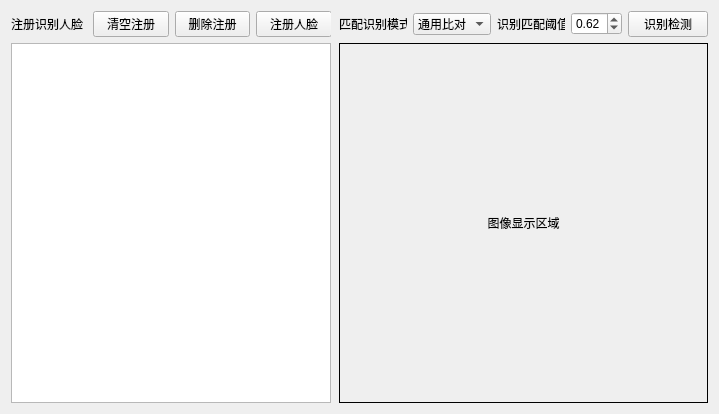
<?xml version="1.0" encoding="UTF-8"?>
<ui version="4.0">
 <class>MatchWidget</class>
 <widget class="QWidget" name="MatchWidget">
  <property name="geometry">
   <rect>
    <x>0</x>
    <y>0</y>
    <width>700</width>
    <height>395</height>
   </rect>
  </property>
  <property name="windowTitle">
   <string>匹配识别检测</string>
  </property>
  <layout class="QHBoxLayout" name="horizontalLayout">
   <property name="spacing">
    <number>8</number>
   </property>
   <item>
    <widget class="QWidget" name="widget_10" native="true">
     <property name="sizePolicy">
      <sizepolicy hsizetype="Preferred" vsizetype="Preferred">
       <horstretch>0</horstretch>
       <verstretch>0</verstretch>
      </sizepolicy>
     </property>
     <property name="minimumSize">
      <size>
       <width>320</width>
       <height>0</height>
      </size>
     </property>
     <property name="maximumSize">
      <size>
       <width>320</width>
       <height>16777215</height>
      </size>
     </property>
     <layout class="QVBoxLayout" name="verticalLayout_4">
      <property name="leftMargin">
       <number>0</number>
      </property>
      <property name="topMargin">
       <number>0</number>
      </property>
      <property name="rightMargin">
       <number>0</number>
      </property>
      <property name="bottomMargin">
       <number>0</number>
      </property>
      <item>
       <widget class="QWidget" name="widget" native="true">
        <layout class="QHBoxLayout" name="horizontalLayout_2">
         <property name="leftMargin">
          <number>0</number>
         </property>
         <property name="topMargin">
          <number>0</number>
         </property>
         <property name="rightMargin">
          <number>0</number>
         </property>
         <property name="bottomMargin">
          <number>0</number>
         </property>
         <item>
          <widget class="QLabel" name="label_register">
           <property name="text">
            <string>注册识别人脸：</string>
           </property>
          </widget>
         </item>
         <item>
          <spacer name="horizontalSpacer">
           <property name="orientation">
            <enum>Qt::Horizontal</enum>
           </property>
           <property name="sizeHint" stdset="0">
            <size>
             <width>40</width>
             <height>20</height>
            </size>
           </property>
          </spacer>
         </item>
         <item>
          <widget class="QPushButton" name="pushButton_clear">
           <property name="text">
            <string>清空注册</string>
           </property>
          </widget>
         </item>
         <item>
          <widget class="QPushButton" name="pushButton_delete">
           <property name="text">
            <string>删除注册</string>
           </property>
          </widget>
         </item>
         <item>
          <widget class="QPushButton" name="pushButton_register">
           <property name="text">
            <string>注册人脸</string>
           </property>
          </widget>
         </item>
        </layout>
       </widget>
      </item>
      <item>
       <widget class="QListWidget" name="listWidget_face">
        <property name="minimumSize">
         <size>
          <width>0</width>
          <height>0</height>
         </size>
        </property>
        <property name="editTriggers">
         <set>QAbstractItemView::NoEditTriggers</set>
        </property>
        <property name="selectionBehavior">
         <enum>QAbstractItemView::SelectRows</enum>
        </property>
       </widget>
      </item>
     </layout>
    </widget>
   </item>
   <item>
    <widget class="QWidget" name="widget_7" native="true">
     <layout class="QVBoxLayout" name="verticalLayout">
      <property name="leftMargin">
       <number>0</number>
      </property>
      <property name="topMargin">
       <number>0</number>
      </property>
      <property name="rightMargin">
       <number>0</number>
      </property>
      <property name="bottomMargin">
       <number>0</number>
      </property>
      <item>
       <widget class="QWidget" name="widget_6" native="true">
        <property name="sizePolicy">
         <sizepolicy hsizetype="Preferred" vsizetype="Fixed">
          <horstretch>0</horstretch>
          <verstretch>0</verstretch>
         </sizepolicy>
        </property>
        <property name="maximumSize">
         <size>
          <width>16777215</width>
          <height>31</height>
         </size>
        </property>
        <layout class="QHBoxLayout" name="horizontalLayout_6">
         <property name="leftMargin">
          <number>0</number>
         </property>
         <property name="topMargin">
          <number>0</number>
         </property>
         <property name="rightMargin">
          <number>0</number>
         </property>
         <property name="bottomMargin">
          <number>0</number>
         </property>
         <item>
          <widget class="QLabel" name="label_match_mode">
           <property name="maximumSize">
            <size>
             <width>68</width>
             <height>16777215</height>
            </size>
           </property>
           <property name="text">
            <string>匹配识别模式：</string>
           </property>
          </widget>
         </item>
         <item>
          <widget class="QComboBox" name="comboBox_match_mode">
           <property name="currentIndex">
            <number>1</number>
           </property>
           <item>
            <property name="text">
             <string>简易比对</string>
            </property>
           </item>
           <item>
            <property name="text">
             <string>通用比对</string>
            </property>
           </item>
           <item>
            <property name="text">
             <string>口罩比对</string>
            </property>
           </item>
          </widget>
         </item>
         <item>
          <widget class="QLabel" name="label_match_mode_2">
           <property name="maximumSize">
            <size>
             <width>68</width>
             <height>16777215</height>
            </size>
           </property>
           <property name="text">
            <string>识别匹配阈值：</string>
           </property>
          </widget>
         </item>
         <item>
          <widget class="QDoubleSpinBox" name="doubleSpinBox_thr">
           <property name="minimum">
            <double>0.200000000000000</double>
           </property>
           <property name="maximum">
            <double>1.000000000000000</double>
           </property>
           <property name="singleStep">
            <double>0.010000000000000</double>
           </property>
           <property name="value">
            <double>0.620000000000000</double>
           </property>
          </widget>
         </item>
         <item>
          <widget class="QPushButton" name="pushButton_match">
           <property name="text">
            <string>识别检测</string>
           </property>
          </widget>
         </item>
        </layout>
       </widget>
      </item>
      <item>
       <widget class="QLabel" name="label_show">
        <property name="minimumSize">
         <size>
          <width>360</width>
          <height>360</height>
         </size>
        </property>
        <property name="frameShape">
         <enum>QFrame::Box</enum>
        </property>
        <property name="text">
         <string>图像显示区域</string>
        </property>
        <property name="scaledContents">
         <bool>false</bool>
        </property>
        <property name="alignment">
         <set>Qt::AlignCenter</set>
        </property>
       </widget>
      </item>
     </layout>
    </widget>
   </item>
  </layout>
 </widget>
 <resources/>
 <connections/>
</ui>
